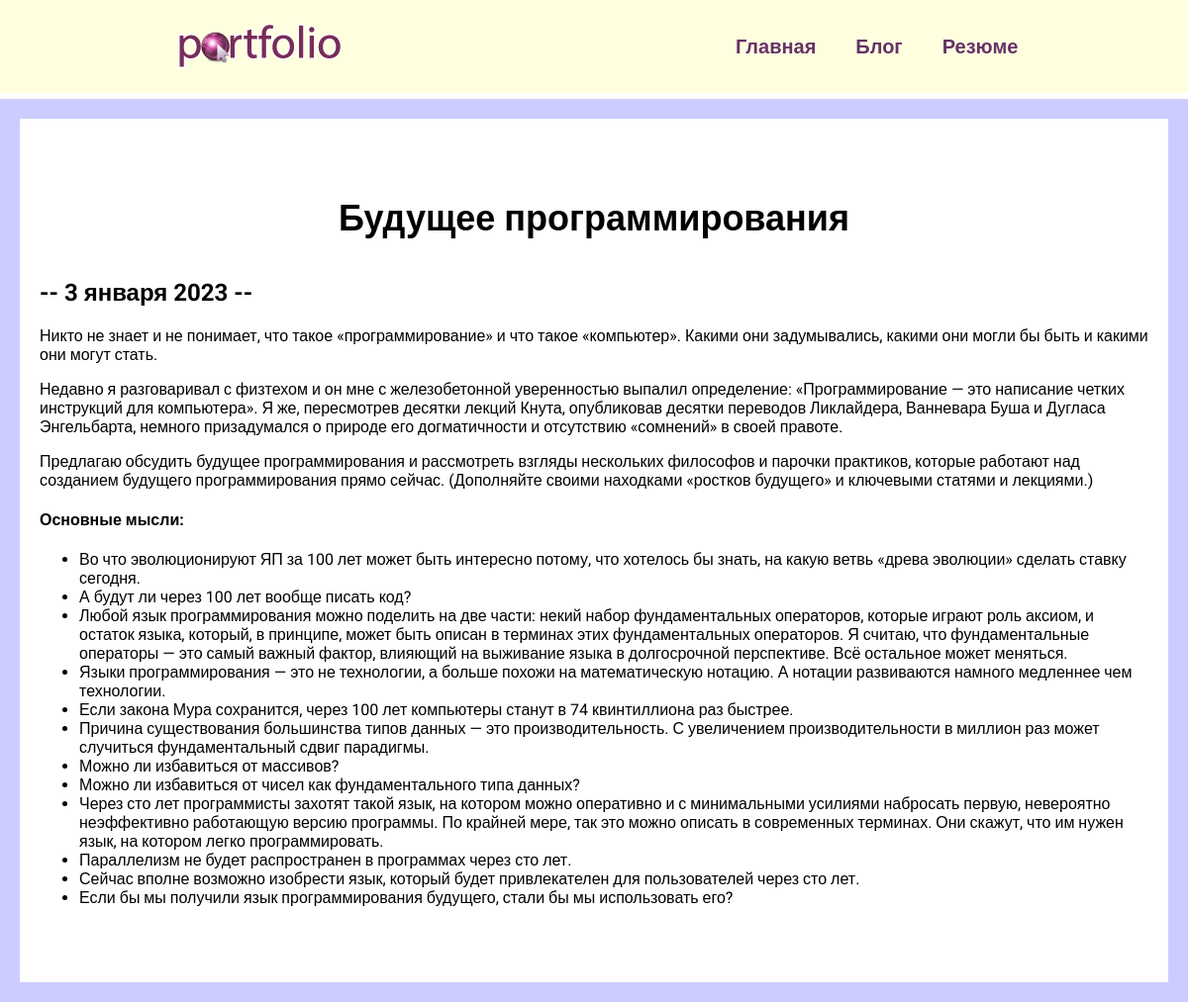
The app's page /blog/2/ with its own data.
### blog/models.py (models this page shows, shortened)
class Blog(models.Model):
    title = models.CharField(max_length=200) # Короткое поле, в котором можем указать максимальное кол-во символов 200
    description = models.TextField() # В данном поле будет описание. Для типа TextField не указывается максимальное кол-во символов.
    date = models.DateField() # Поле с датой, можно ни чего не указывать.

### blog/views.py (the view)
# urls.py: path('<int:blog_id>/', views.detail, name='detail'), # как мы его будем называть не принципиально важно, главное что бы такое имя корректно отображалось. Имя обработчика назовем кот-еще нет detail и и
def detail(request, blog_id):
    blog = get_object_or_404(Blog, pk=blog_id) # Если в БД в модуле Blog есть наш id, то он попадет в pk, тогда в blog вернется сам объект, то мы его можем вывести по необходимости. А если не будет такого номера, тогда будет возвращаться ошибка 404, что такой страницы не существует.
    return render(request, 'blog/details.html', {'blog': blog}) # третим параметром передадим то как мы его можем вывести на html страничке.

### blog/templates/blog/details.html
{% extends 'skills/base.html' %}
{% block content %}
<div class="detail">
    <h1>{{ blog.title }}</h1>
    <h2>-- {{ blog.date|date:'j E Y' }} --</h2>
    {{ blog.description|safe }}
</div>
{% endblock %}

### skills/static/css/style.css (style rules this page uses)
body { font-family: 'Roboto', sans-serif; padding: 0; margin: 0; background: #CCCCFF; }
.content h1 { text-align: center; margin: 60px 0 40px; font-size: 36px; }
.detail { background: #FFF; padding: 20px 20px 60px; }

### records on screen
Blog: title "Будущее программирования", date "3 января 2023", description "Никто не знает и не понимает, что такое «программирование» и что такое «компьютер». Какими они задумывались, какими они могли бы быть и какими они могут стать. Недавно я разговаривал с физтехом и он мне с железобетонной уверенностью выпалил определение: «Программирование — это написание четких инструкций для компьютера». Я же, пересмотрев десятки лекций Кнута, опубликовав десятки переводов Ликлайдера, Ванневара Буша и Дугласа Энгельбарта, немного призадумался о природе его догматичности и отсутствию «сомнений» в своей правоте. Предлагаю обсудить будущее программирования и рассмотреть взгляды нескольких философов и парочки практиков, которые работают над созданием будущего программирования…"
